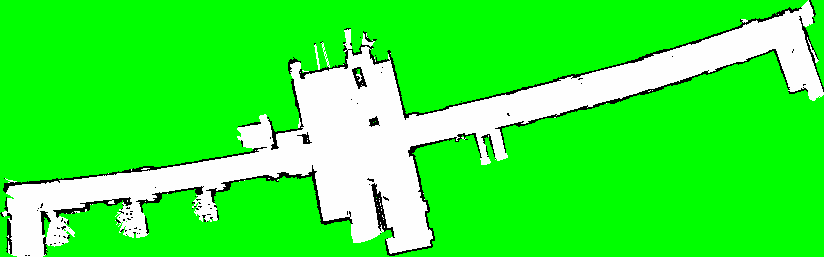
#> input picture processed_result.png, 824 x 257 px, found by its file name
$ python grid_map_test3.py   (older library calls are emulated)
#> lines starting #> are read from the running program, lines starting #| are printed output that depends on the picture
import cv2
import numpy as np
import matplotlib.pyplot as plt
import pandas as pd

# Load the processed map image
image_path = "C:/Users/mil07/Downloads/processed_result.png"  # Replace with your file path
map_img = cv2.imread(image_path)  # Load as color image
#> map_img is the input picture: shape (257, 824, 3); mean B, G, R 54.5, 246.6, 54.5
gray_img = cv2.cvtColor(map_img, cv2.COLOR_BGR2GRAY)  # Convert to grayscale
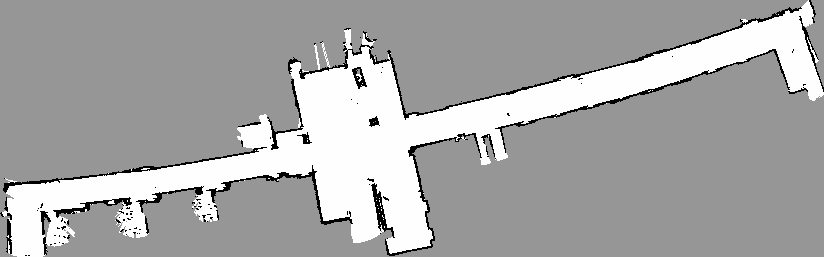
#> gray_img: shape (257, 824); min 0, max 254, mean 167.5

# Define a smaller grid size for finer detail
grid_size = 1  # Smaller grid size for finer divisions
rows = gray_img.shape[0] // grid_size
#> rows = 257
cols = gray_img.shape[1] // grid_size
#> cols = 824

# Initialize the result grid
result_grid = np.zeros((rows, cols), dtype=int)

# Define thresholds for classification
green_threshold = 150  # Threshold for green detection
white_threshold = 200  # Threshold for white detection
black_threshold = 50   # Threshold for black detection

# Detect edges in the entire image (for blurry area detection)
edges = cv2.Laplacian(gray_img, cv2.CV_64F)
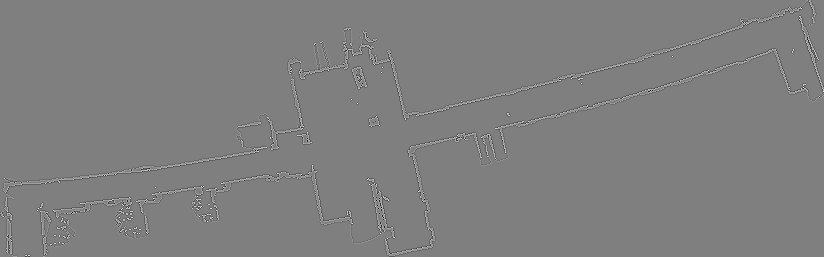
#> edges: shape (257, 824) float64; min -1016, max 1016, mean 0; drawn with min black and max white
edge_threshold = 50  # Define a threshold for edge intensity

# Iterate over grid cells
for i in range(rows):
    for j in range(cols):
        # Extract the cell area
        cell = map_img[i * grid_size:(i + 1) * grid_size, j * grid_size:(j + 1) * grid_size]
        cell_gray = gray_img[i * grid_size:(i + 1) * grid_size, j * grid_size:(j + 1) * grid_size]
        cell_edges = edges[i * grid_size:(i + 1) * grid_size, j * grid_size:(j + 1) * grid_size]

        # Split into color channels
        R = cell[:, :, 2]  # Red channel
        G = cell[:, :, 1]  # Green channel
        B = cell[:, :, 0]  # Blue channel

        # Count the number of green, white, and black pixels
        green_count = np.sum((G > green_threshold) & (G > R) & (G > B))
        white_count = np.sum((R > white_threshold) & (G > white_threshold) & (B > white_threshold))
        black_count = np.sum((R < black_threshold) & (G < black_threshold) & (B < black_threshold))

        # Detect blurry areas
        edge_density = np.mean(cell_edges > edge_threshold)  # Proportion of strong edges
        intensity_variance = np.var(cell_gray)  # Variance of pixel intensity

        # Determine the majority color in the cell
        if edge_density > 0.2 or intensity_variance < 50:  # If blurry or low variance
            result_grid[i, j] = 0  # Non-navigable
        elif green_count > white_count and green_count > black_count:
            result_grid[i, j] = 0  # Green (non-navigable)
        elif white_count > green_count and white_count > black_count:
            result_grid[i, j] = 1  # White (navigable)
        else:
            result_grid[i, j] = 0  # Black (wall)
#> result_grid: shape (257, 824) int64; every value is 0

# Display the resulting grid
plt.figure(figsize=(10, 10))
plt.imshow(result_grid, cmap="gray", origin="upper")
plt.title("Resulting Grid with Blurry Areas Marked Non-Navigable")
plt.axis("off")
plt.show()

# Save the grid as a .npy file for further use
np.save("result_grid_blurry.npy", result_grid)
print("Resulting grid saved as 'result_grid_blurry.npy'.")

# Save the resulting grid as a CSV file
csv_output_path = "C:/Users/mil07/Downloads/result_grid2.csv"
df_grid = pd.DataFrame(result_grid)  # Convert the numpy array to a pandas DataFrame
#> df_grid = table of 257 rows and 824 columns
#> (the run stopped early here; a loop or call above may not have finished)
